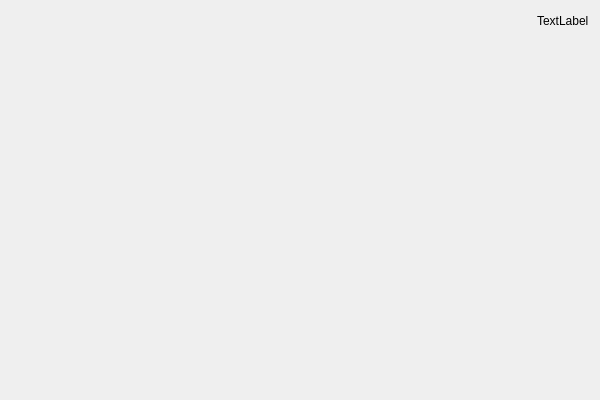
<?xml version="1.0" encoding="UTF-8"?>
<ui version="4.0">
 <class>QTEstKeyEventClass</class>
 <widget class="QWidget" name="QTEstKeyEventClass">
  <property name="geometry">
   <rect>
    <x>0</x>
    <y>0</y>
    <width>600</width>
    <height>400</height>
   </rect>
  </property>
  <property name="windowTitle">
   <string>QTEstKeyEvent</string>
  </property>
  <layout class="QGridLayout" name="gridLayout">
   <item row="0" column="0">
    <spacer name="horizontalSpacer">
     <property name="orientation">
      <enum>Qt::Horizontal</enum>
     </property>
     <property name="sizeHint" stdset="0">
      <size>
       <width>496</width>
       <height>20</height>
      </size>
     </property>
    </spacer>
   </item>
   <item row="0" column="1">
    <widget class="QLabel" name="label">
     <property name="text">
      <string>TextLabel</string>
     </property>
    </widget>
   </item>
   <item row="1" column="1">
    <spacer name="verticalSpacer">
     <property name="orientation">
      <enum>Qt::Vertical</enum>
     </property>
     <property name="sizeHint" stdset="0">
      <size>
       <width>20</width>
       <height>345</height>
      </size>
     </property>
    </spacer>
   </item>
  </layout>
 </widget>
 <layoutdefault spacing="6" margin="11"/>
 <resources>
  <include location="QTEstKeyEvent.qrc"/>
 </resources>
 <connections/>
</ui>
